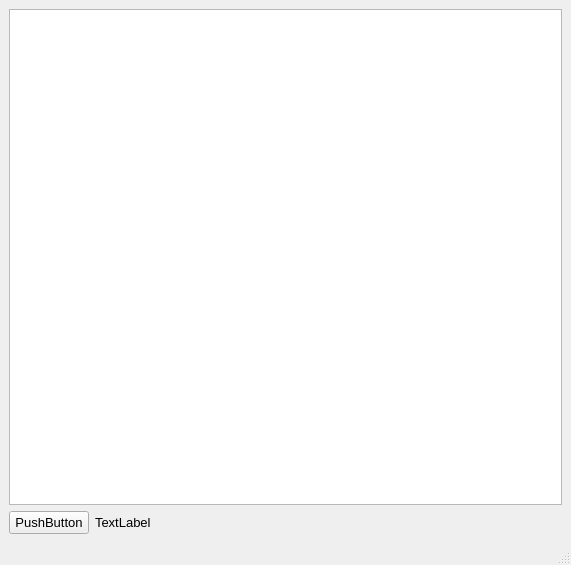
<?xml version="1.0" encoding="UTF-8"?>
<ui version="4.0">
 <class>MainWindow</class>
 <widget class="QMainWindow" name="MainWindow">
  <property name="geometry">
   <rect>
    <x>0</x>
    <y>0</y>
    <width>571</width>
    <height>565</height>
   </rect>
  </property>
  <property name="windowTitle">
   <string>MainWindow</string>
  </property>
  <widget class="QWidget" name="centralwidget">
   <property name="font">
    <font>
     <pointsize>10</pointsize>
    </font>
   </property>
   <layout class="QGridLayout" name="gridLayout_2">
    <item row="0" column="0">
     <layout class="QVBoxLayout" name="verticalLayout">
      <item>
       <widget class="QGraphicsView" name="graphicsView"/>
      </item>
      <item>
       <layout class="QHBoxLayout" name="horizontalLayout_2">
        <item>
         <widget class="QPushButton" name="pushButton">
          <property name="sizePolicy">
           <sizepolicy hsizetype="Fixed" vsizetype="Fixed">
            <horstretch>0</horstretch>
            <verstretch>0</verstretch>
           </sizepolicy>
          </property>
          <property name="text">
           <string>PushButton</string>
          </property>
         </widget>
        </item>
        <item>
         <widget class="QLabel" name="label">
          <property name="text">
           <string>TextLabel</string>
          </property>
         </widget>
        </item>
       </layout>
      </item>
     </layout>
    </item>
   </layout>
  </widget>
  <widget class="QMenuBar" name="menubar">
   <property name="geometry">
    <rect>
     <x>0</x>
     <y>0</y>
     <width>571</width>
     <height>26</height>
    </rect>
   </property>
  </widget>
  <widget class="QStatusBar" name="statusbar"/>
 </widget>
 <resources/>
 <connections/>
</ui>
